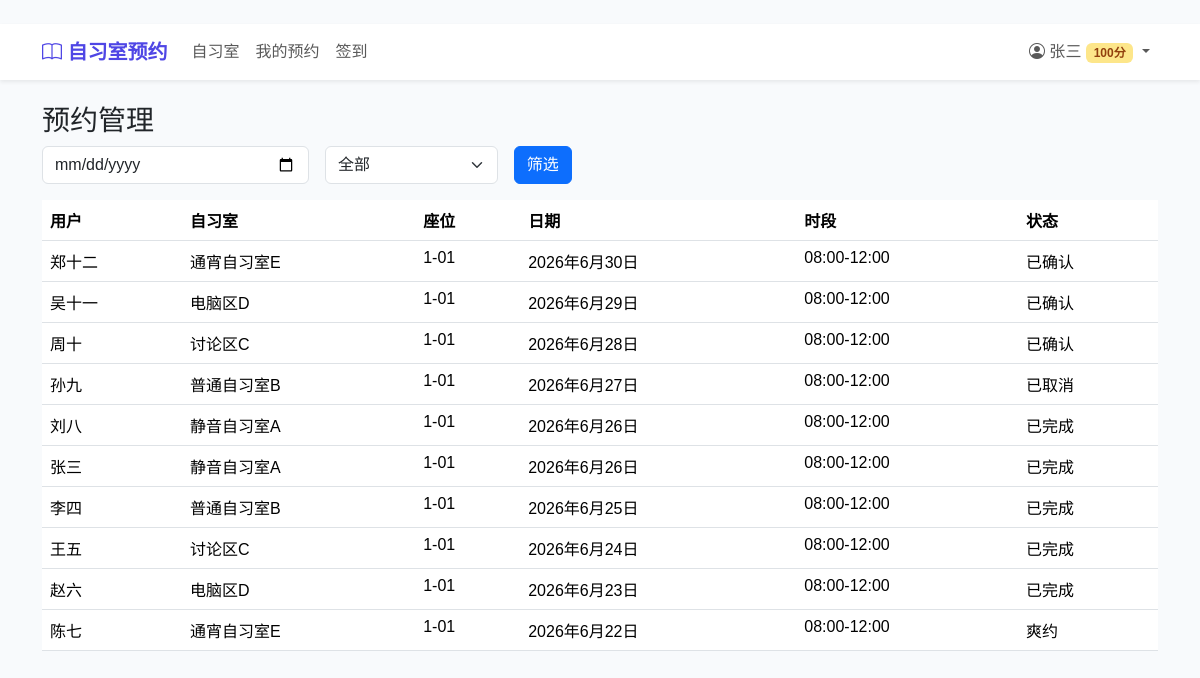
Screenshot of /reservations/manage/ (signed in) with the database file from the repository.
### apps/users/models.py (models this page shows, shortened)
class User(AbstractUser):
    ROLE_CHOICES = (
        ("admin", "系统管理员"),
        ("front_desk", "前台管理员"),
        ("student", "学生用户"),
    )
    STATUS_CHOICES = (
        ("active", "正常"),
        ("frozen", "冻结"),
        ("banned", "黑名单"),
        ("deleted", "注销"),
    )
    student_id = models.CharField("学号/工号", max_length=30, unique=True, db_index=True)
    phone = models.CharField("手机号", max_length=20, blank=True, default="")
    college = models.CharField("学院", max_length=100, blank=True, default="")
    major = models.CharField("专业", max_length=100, blank=True, default="")
    grade = models.CharField("年级", max_length=20, blank=True, default="")
    role = models.CharField("角色", max_length=20, choices=ROLE_CHOICES, default="student")
    credit_score = models.IntegerField("信用积分", default=100, db_index=True)
    status = models.CharField("账户状态", max_length=20, choices=STATUS_CHOICES, default="active")
    avatar = models.ImageField("头像", upload_to="avatars/", blank=True)
    class Meta:
        db_table = "bs_user"
        verbose_name = "用户"
        verbose_name_plural = verbose_name
        ordering = ["-date_joined"]

### apps/reservations/models.py (models this page shows, shortened)
class Reservation(models.Model):
    STATUS_CHOICES = (
        ("pending", "待确认"),
        ("confirmed", "已确认"),
        ("checked_in", "已签到"),
        ("completed", "已完成"),
        ("cancelled", "已取消"),
        ("no_show", "爽约"),
    )
    user = models.ForeignKey(settings.AUTH_USER_MODEL, on_delete=models.CASCADE,
                             related_name="reservations", verbose_name="用户")
    seat = models.ForeignKey("rooms.Seat", on_delete=models.CASCADE,
                             related_name="reservations", verbose_name="座位")
    date = models.DateField("预约日期", db_index=True)
    start_time = models.TimeField("开始时间")
    end_time = models.TimeField("结束时间")
    status = models.CharField("状态", max_length=20, choices=STATUS_CHOICES, default="pending")
    cancel_reason = models.CharField("取消原因", max_length=255, blank=True, default="")
    is_temp = models.BooleanField("临时预约", default=False)
    created_by = models.ForeignKey(settings.AUTH_USER_MODEL, on_delete=models.SET_NULL,
                                   null=True, related_name="created_reservations", verbose_name="创建人")
    created_at = models.DateTimeField("创建时间", auto_now_add=True)
    updated_at = models.DateTimeField("更新时间", auto_now=True)
    class Meta:
        db_table = "bs_reservation"
        verbose_name = "预约记录"
        verbose_name_plural = verbose_name
        ordering = ["-date", "-start_time"]
        indexes = [
            models.Index(fields=["user", "date"]),
            models.Index(fields=["seat", "date"]),
        ]

### apps/rooms/models.py (models this page shows, shortened)
class Seat(models.Model):
    TYPE_CHOICES = (
        ("normal", "普通座"),
        ("power", "带电源座"),
        ("booth", "卡座"),
        ("standing", "站立桌"),
    )
    STATUS_CHOICES = (
        ("available", "可用"),
        ("maintenance", "维修中"),
        ("reserved", "预留"),
    )
    room = models.ForeignKey(Room, on_delete=models.CASCADE, related_name="seats", verbose_name="所属自习室")
    seat_number = models.CharField("座位编号", max_length=20)
    row = models.IntegerField("网格行", default=0)
    col = models.IntegerField("网格列", default=0)
    seat_type = models.CharField("座位类型", max_length=20, choices=TYPE_CHOICES, default="normal")
    tags = models.JSONField("设施标签", default=list, blank=True)
    status = models.CharField("状态", max_length=20, choices=STATUS_CHOICES, default="available")
    created_at = models.DateTimeField("创建时间", auto_now_add=True)
    class Meta:
        db_table = "bs_seat"
        verbose_name = "座位"
        verbose_name_plural = verbose_name
        unique_together = [("room", "seat_number")]
        ordering = ["room", "row", "col"]

class Room(models.Model):
    TYPE_CHOICES = (
        ("silent", "静音区"),
        ("normal", "普通区"),
        ("discussion", "讨论区"),
        ("computer", "电脑区"),
    )
    STATUS_CHOICES = (
        ("open", "开放"),
        ("closed", "关闭"),
        ("maintenance", "维护中"),
    )
    name = models.CharField("自习室名称", max_length=100)
    building = models.CharField("所属建筑", max_length=100)
    floor = models.IntegerField("楼层")
    capacity = models.IntegerField("总座位数", default=0)
    room_type = models.CharField("区域类型", max_length=20, choices=TYPE_CHOICES, default="normal")
    status = models.CharField("状态", max_length=20, choices=STATUS_CHOICES, default="open")
    description = models.TextField("描述", blank=True, default="")
    image = models.ImageField("图片", upload_to="rooms/", blank=True)
    open_time = models.TimeField("每日开放时间", null=True, blank=True)
    close_time = models.TimeField("每日关闭时间", null=True, blank=True)
    created_at = models.DateTimeField("创建时间", auto_now_add=True)
    class Meta:
        db_table = "bs_room"
        verbose_name = "自习室"
        verbose_name_plural = verbose_name
        ordering = ["building", "floor", "name"]

### apps/reservations/views.py (the view)
# urls.py: path("manage/", views.ReservationManageView.as_view(), name="reservation_manage"),
class ReservationManageView(LoginRequiredMixin, ListView):
    model = Reservation
    template_name = "reservations/manage_list.html"
    context_object_name = "reservations"
    paginate_by = 20
    def get_queryset(self):
        qs = Reservation.objects.select_related("user", "seat__room").all()
        date_str = self.request.GET.get("date", "")
        status = self.request.GET.get("status", "")
        room_id = self.request.GET.get("room_id", "")
        if date_str:
            qs = qs.filter(date=date_str)
        if status:
            qs = qs.filter(status=status)
        if room_id:
            qs = qs.filter(seat__room_id=room_id)
        return qs.order_by("-date", "-start_time")
    def get_context_data(self, **kwargs):
        ctx = super().get_context_data(**kwargs)
        ctx["rooms"] = Room.objects.all()
        return ctx

### templates/reservations/manage_list.html (shortened to what this page needs)
﻿{% extends 'base.html' %}{% block title %}预约管理{% endblock %}
{% block content %}<h3>预约管理</h3>
<form class="row g-3 mb-3" method="get"><div class="col-md-3"><input type="date" name="date" class="form-control" value="{{ request.GET.date }}"></div><div class="col-md-2"><select name="status" class="form-select"><option value="">全部</option></select></div><div class="col-md-2"><button class="btn btn-primary">筛选</button></div></form>
<table class="table"><thead><tr><th>用户</th><th>自习室</th><th>座位</th><th>日期</th><th>时段</th><th>状态</th></tr></thead><tbody>
{% for r in reservations %}<tr><td>{{ r.user.last_name }}{{ r.user.first_name }}</td><td>{{ r.seat.room.name }}</td><td>{{ r.seat.seat_number }}</td><td>{{ r.date }}</td><td>{{ r.start_time }}-{{ r.end_time }}</td><td>{{ r.get_status_display }}</td></tr>{% endfor %}
</tbody></table>{% include 'includes/pagination.html' %}{% endblock %}

### templates/base.html (shortened to what this page needs)
﻿{% load static %}<!DOCTYPE html>
<html lang="zh-CN">
<head>
    <link href="https://cdn.jsdelivr.net/npm/bootstrap@5.3.3/dist/css/bootstrap.min.css" rel="stylesheet">
    <link href="https://cdn.jsdelivr.net/npm/bootstrap-icons@1.11.3/font/bootstrap-icons.css" rel="stylesheet">
</head>
<body>
<nav class="navbar navbar-expand-lg navbar-light bg-white shadow-sm sticky-top">
  <div class="container">
    <a class="navbar-brand" href="/"><i class="bi bi-book"></i> 自习室预约</a>
    <div class="collapse navbar-collapse" id="navbarNav">
      <ul class="navbar-nav me-auto">
        <li class="nav-item"><a class="nav-link" href="{% url 'room_list' %}">自习室</a></li>
        {% if user.is_authenticated %}
        <li class="nav-item"><a class="nav-link" href="{% url 'my_reservations' %}">我的预约</a></li>
        <li class="nav-item"><a class="nav-link" href="{% url 'checkin_qr' %}">签到</a></li>
        {% endif %}
      </ul>
      <ul class="navbar-nav">
        {% if user.is_authenticated %}
        <li class="nav-item dropdown">
          <a class="nav-link dropdown-toggle" href="#" data-bs-toggle="dropdown">
            <i class="bi bi-person-circle"></i> {{ user.last_name }}{{ user.first_name }}
            <span class="badge
              {% if user.credit_score >= 120 %}badge-diamond
              {% elif user.credit_score >= 100 %}badge-gold
              {% elif user.credit_score >= 60 %}badge-normal
              {% elif user.credit_score >= 30 %}badge-restricted
              {% else %}badge-frozen{% endif %}">{{ user.credit_score }}分</span>
          </a>
        </li>
        {% else %}
        <li class="nav-item"><a class="nav-link" href="{% url 'login' %}">登录</a></li>
        <li class="nav-item"><a class="btn btn-primary btn-sm ms-2 mt-1" href="{% url 'register' %}">注册</a></li>
        {% endif %}
      </ul>
    </div>
  </div>
</nav>
<main class="container mt-4">{% block content %}{% endblock %}</main>
</body>
</html>

### templates/base.html (style rules this page uses)
:root { --primary: #4f46e5; --success: #10b981; --warning: #f59e0b; --danger: #ef4444; --bg: #f8fafc; }
body { background: var(--bg); font-family: "PingFang SC","Microsoft YaHei",sans-serif; }
.navbar-brand { font-weight: 700; color: var(--primary) !important; }
.badge-gold { background:#fde68a;color:#92400e }

### rows the page displays
User: last_name "张", first_name "三", credit_score "100"
Reservation: user.last_name "郑", user.first_name "十二", seat.room.name "通宵自习室E", seat.seat_number "1-01", date "2026年6月30日", start_time "08:00", end_time "12:00", status "已确认"
Reservation: user.last_name "吴", user.first_name "十一", seat.room.name "电脑区D", seat.seat_number "1-01", date "2026年6月29日", start_time "08:00", end_time "12:00", status "已确认"
Reservation: user.last_name "周", user.first_name "十", seat.room.name "讨论区C", seat.seat_number "1-01", date "2026年6月28日", start_time "08:00", end_time "12:00", status "已确认"
Reservation: user.last_name "孙", user.first_name "九", seat.room.name "普通自习室B", seat.seat_number "1-01", date "2026年6月27日", start_time "08:00", end_time "12:00", status "已取消"
Reservation: user.last_name "刘", user.first_name "八", seat.room.name "静音自习室A", seat.seat_number "1-01", date "2026年6月26日", start_time "08:00", end_time "12:00", status "已完成"
Reservation: user.last_name "张", user.first_name "三", seat.room.name "静音自习室A", seat.seat_number "1-01", date "2026年6月26日", start_time "08:00", end_time "12:00", status "已完成"
Reservation: user.last_name "李", user.first_name "四", seat.room.name "普通自习室B", seat.seat_number "1-01", date "2026年6月25日", start_time "08:00", end_time "12:00", status "已完成"
Reservation: user.last_name "王", user.first_name "五", seat.room.name "讨论区C", seat.seat_number "1-01", date "2026年6月24日", start_time "08:00", end_time "12:00", status "已完成"
Reservation: user.last_name "赵", user.first_name "六", seat.room.name "电脑区D", seat.seat_number "1-01", date "2026年6月23日", start_time "08:00", end_time "12:00", status "已完成"
Reservation: user.last_name "陈", user.first_name "七", seat.room.name "通宵自习室E", seat.seat_number "1-01", date "2026年6月22日", start_time "08:00", end_time "12:00", status "爽约"
